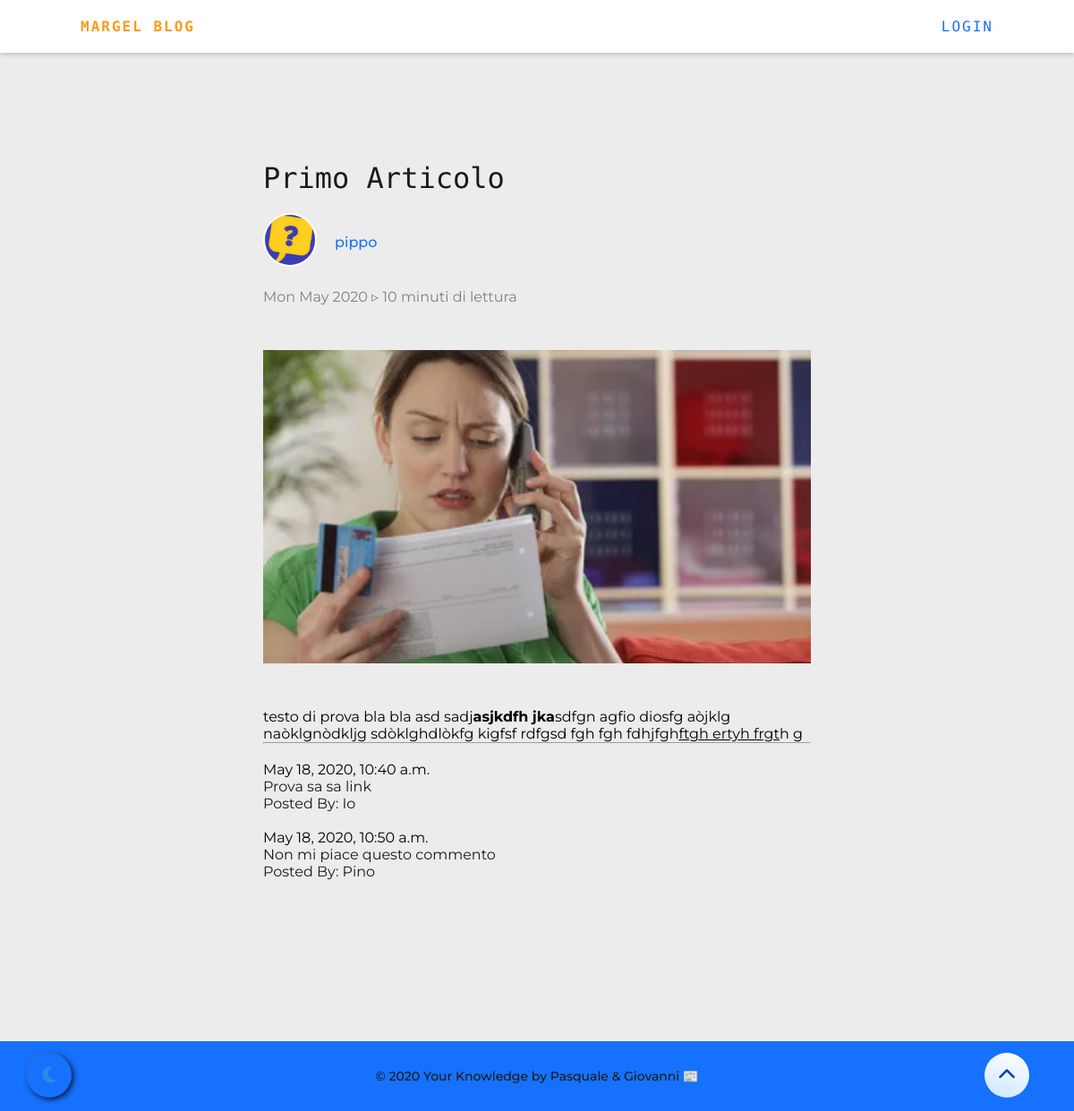
The page /blog/article/1 on the database as committed earlier.
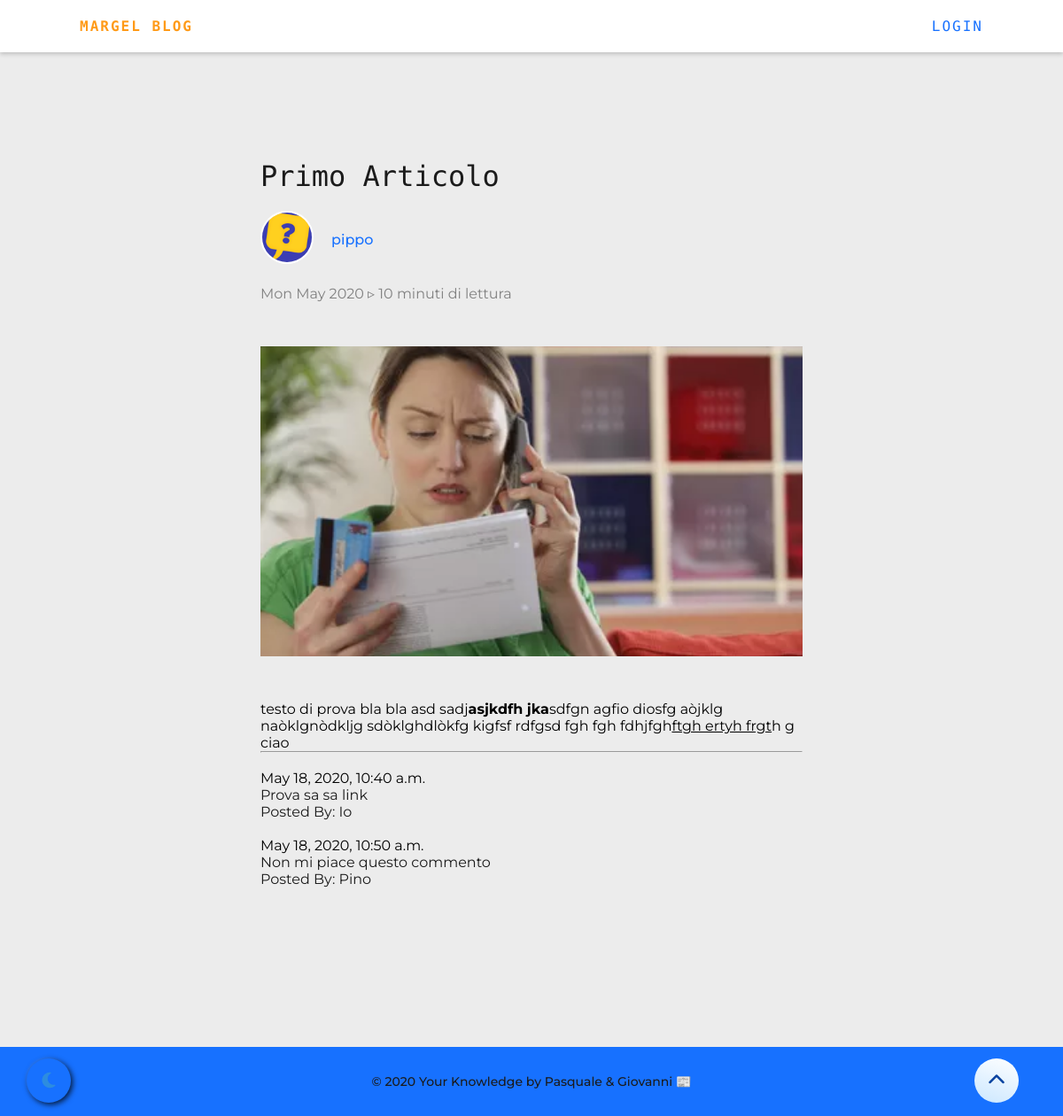
The same page on the database as committed later.
### blog_app/models.py (models this page shows, shortened)
class Article(models.Model):
    author = models.ForeignKey('auth.user', on_delete=models.CASCADE)
    title = models.CharField(max_length=100)
    content = models.TextField()
    image = models.ImageField(upload_to='article_pics', blank=True)
    pub_date = models.DateTimeField('date published', blank=True, null=True)
    create_date = models.DateTimeField(default=timezone.now)
    category = models.ForeignKey(Category, on_delete=models.CASCADE, blank=True)
    tag = models.ManyToManyField(Tag)
    pin = models.BooleanField(default=False)

class Category(models.Model):
    cat_name = models.CharField(max_length=50, verbose_name='Category')
    image = models.ImageField(upload_to='category_pics', blank=True)
    def __str__(self):
        return self.cat_name

### blog_app/views.py (the view)
# urls.py: path('article/<int:pk>', views.ArticleDetailView.as_view(), name='article_detail'),
class ArticleDetailView(DetailView):
    model = Article

### templates/blog_app/article_detail.html (shortened to what this page needs)
{% extends 'blog_app/base.html' %} {% block main_content %}
<div class="reading-container">
  <div class="header-reading">
    <div class="title">
      <h1>
        {{article.title}}
      </h1>
    </div>
    <div class="sub-header">
      <div class="category-avatar">
        <a href="#" class="category-name">
          <img
            src="{% if article.category.image %}{{article.category.image.url}}{% endif %}"
            alt="{{article.category}} category"
            class="avatar"
          />
        </a>
      </div>
      <div class="category-name-area">
        <a href="#" class="category-name">{{article.category}}</a>
      </div>
    </div>
    <div class="sub-header-date">
      {% if article.pub_date %}
      <time datetime="202-04-24">
        {{article.pub_date|date:"D M Y"}}
      </time>
      {% else %}
      <a class="" href="{% url 'blog_app:article_publish' pk=article.pk %}"
        >Publish</a
      >
      {% endif %}
      <span class="time-reading">&triangleright; 10 minuti di lettura</span>
    </div>
  </div>
  <div class="image-reading">
    {% if article.image %}
    <img src="{{article.image.url}}" />
    {% endif %}
  </div>
  <div class="content">
    {{article.content|safe|linebreaksbr}}
  </div>
  <div>
    <hr />
  </div>
  <div class="">
    {% for comment in article.comments.all %}
    <br />
    {% if user.is_authenticated or comment.approved_comment %}
    {{comment.create_date}}
    <p>{{comment.text|safe|linebreaks}}</p>
    <p>Posted By: {{comment.author}}</p>
    {% endif %} {% empty %}
    <p>No Comments</p>
    {% endfor %}
  </div>
</div>
{% endblock %}

Rows that differ between the two databases and show on the page:
changed Article "Primo Articolo": content "testo di prova bla bla asd sadj asjkdfh jka sdfgn agfio diosfg aòjklg naòklgnòdkljg sdòklghdlòkfg kigfsf rdfgsd fgh fgh fdhjfgh ftgh ertyh frgt h g" → "testo di prova bla bla asd sadj asjkdfh jka sdfgn agfio diosfg aòjklg naòklgnòdkljg sdòklghdlòkfg kigfsf rdfgsd fgh fgh fdhjfgh ftgh ertyh frgt h g ciao"
